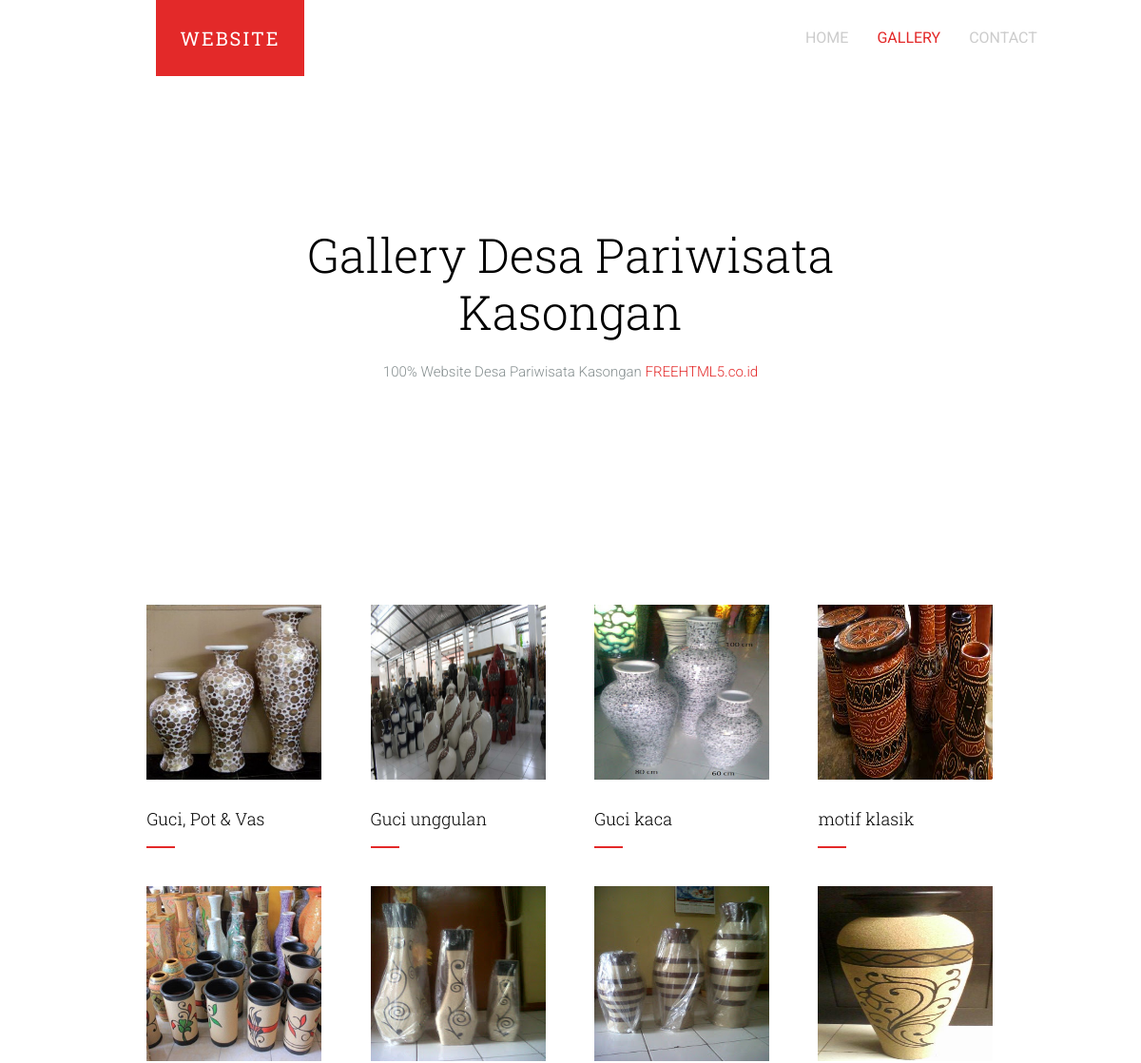
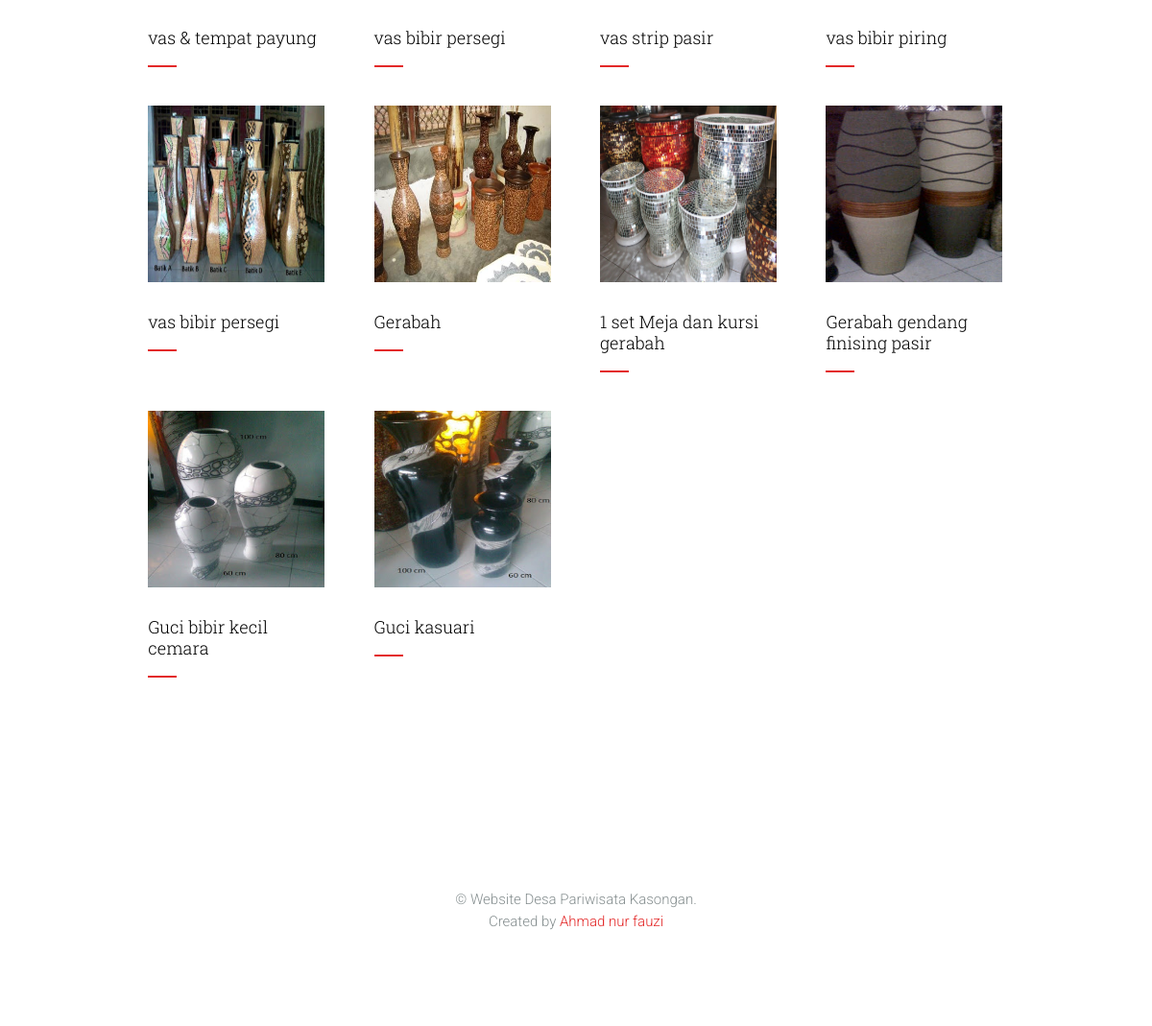
Page /Gallery.php on the committed database (2 pictures, top to bottom).
### tables this page shows
CREATE TABLE `galery` (
  `id` int(11) NOT NULL,
  `file` varchar(200) NOT NULL,
  `nama` text NOT NULL
);

### Gallery.php (the view, shortened to what this page needs)
<!DOCTYPE html>
<?php
include('koneksi.php');
?>
 <html class="no-js">
	<head>
	<link rel="stylesheet" href="css/animate.css">
	<link rel="stylesheet" href="css/icomoon.css">
	<link rel="stylesheet" href="css/simple-line-icons.css">
	<link rel="stylesheet" href="css/style.css">
	</head>
	<body>
<header id="fh5co-header" role="banner">
		<nav class="navbar navbar-default" role="navigation">
			<div class="container">
				<div class="row">
					<div class="col-md-10 col-md-offset-1">
						<div class="navbar-header">
						<a class="navbar-brand">Website</a>
						</div>
						<div id="fh5co-navbar" class="navbar-collapse collapse">
							<ul class="nav navbar-nav navbar-right">
								<li><a href="index.php"><span>Home <span class="border"></span></span></a></li>
								<li class="active"><a href="Gallery.php"><span>Gallery<span class="border"></span></span></a></li>
								<li><a href="Contact.php"><span>Contact<span class="border"></span></span></a></li>
							</ul>
						</div>
					</div>
				</div>
			</div>
		</nav>
	</header>
	<div id="fh5co-main">
		<div class="fh5co-intro text-center">
			<div class="container">
				<div class="row">
					<div class="col-md-8 col-md-offset-2">
						<h1 class="intro-lead">Gallery Desa Pariwisata Kasongan </h1>
						<p class="">100% Website Desa Pariwisata Kasongan <a target="_blank">FREEHTML5.co.id</a></p>
					</div>
				</div>
			</div>
		</div>
		<div id="fh5co-team">
			<div class="container">
				<div class="row">
					<div class="col-md-10 col-md-offset-1">
								<div class="col-md-3 col-sm-6 col-xs-6 col-xxs-12 fh5co-staff to-animate">
								<?php
                    $ambildata= mysqli_query($koneksi,"select * from galery where id ='1'");
                    $dtpost= mysqli_fetch_array($ambildata);?>
                  <figure>
				  <img src="admin/uploads/<?php echo $dtpost ['file']; ?>" alt="" class="" width="184px" height="184px">
				</figure>
				<h3><?php echo $dtpost['nama']; ?></h3>
			</div>
							<div class="col-md-3 col-sm-6 col-xs-6 col-xxs-12 fh5co-staff to-animate">
								<?php
                    $ambildata= mysqli_query($koneksi,"select * from galery where id ='2'");
                    $dtpost= mysqli_fetch_array($ambildata);?>
                  <figure>
				  <img src="admin/uploads/<?php echo $dtpost ['file']; ?>" alt="" class="" width="184px" height="184px">
				</figure>
				<h3><?php echo $dtpost['nama']; ?></h3>
			</div>
								<div class="col-md-3 col-sm-6 col-xs-6 col-xxs-12 fh5co-staff to-animate">
								<?php
                    $ambildata= mysqli_query($koneksi,"select * from galery where id ='3'");
                    $dtpost= mysqli_fetch_array($ambildata);?>
                  <figure>
				  <img src="admin/uploads/<?php echo $dtpost ['file']; ?>" alt="" class="" width="184px" height="184px">
				</figure>
				<h3><?php echo $dtpost['nama']; ?></h3>
			</div>
							<div class="col-md-3 col-sm-6 col-xs-6 col-xxs-12 fh5co-staff to-animate">
													<?php
                    $ambildata= mysqli_query($koneksi,"select * from galery where id ='4'");
                    $dtpost= mysqli_fetch_array($ambildata);?>
                  <figure>
				  <img src="admin/uploads/<?php echo $dtpost ['file']; ?>" alt="" class="" width="184px" height="184px">
				</figure>
				<h3><?php echo $dtpost['nama']; ?></h3>
			</div>
													<div class="col-md-3 col-sm-6 col-xs-6 col-xxs-12 fh5co-staff to-animate">
													<?php
                    $ambildata= mysqli_query($koneksi,"select * from galery where id ='5'");
                    $dtpost= mysqli_fetch_array($ambildata);?>
                  <figure>
				  <img src="admin/uploads/<?php echo $dtpost ['file']; ?>" alt="" class="" width="184px" height="184px">
				</figure>
				<h3><?php echo $dtpost['nama']; ?></h3>
			</div>
							<div class="col-md-3 col-sm-6 col-xs-6 col-xxs-12 fh5co-staff to-animate">
												<?php
                    $ambildata= mysqli_query($koneksi,"select * from galery where id ='6'");
                    $dtpost= mysqli_fetch_array($ambildata);?>
                  <figure>
				  <img src="admin/uploads/<?php echo $dtpost ['file']; ?>" alt="" class="" width="184px" height="184px">
				</figure>
				<h3><?php echo $dtpost['nama']; ?></h3>
			</div>
							<div class="col-md-3 col-sm-6 col-xs-6 col-xxs-12 fh5co-staff to-animate">
													<?php
                    $ambildata= mysqli_query($koneksi,"select * from galery where id ='7'");
                    $dtpost= mysqli_fetch_array($ambildata);?>
                  <figure>
				  <img src="admin/uploads/<?php echo $dtpost ['file']; ?>" alt="" class="" width="184px" height="184px">
				</figure>
				<h3><?php echo $dtpost['nama']; ?></h3>
			</div>
							<div class="col-md-3 col-sm-6 col-xs-6 col-xxs-12 fh5co-staff to-animate">
												<?php
                    $ambildata= mysqli_query($koneksi,"select * from galery where id ='8'");
                    $dtpost= mysqli_fetch_array($ambildata);?>
                  <figure>
				  <img src="admin/uploads/<?php echo $dtpost ['file']; ?>" alt="" class="" width="184px" height="184px">
				</figure>
				<h3><?php echo $dtpost['nama']; ?></h3>
			</div>
					<div class="col-md-3 col-sm-6 col-xs-6 col-xxs-12 fh5co-staff to-animate">
												<?php
                    $ambildata= mysqli_query($koneksi,"select * from galery where id ='9'");
                    $dtpost= mysqli_fetch_array($ambildata);?>
                  <figure>
				  <img src="admin/uploads/<?php echo $dtpost ['file']; ?>" alt="" class="" width="184px" height="184px">
				</figure>
				<h3><?php echo $dtpost['nama']; ?></h3>
			</div>
							<div class="col-md-3 col-sm-6 col-xs-6 col-xxs-12 fh5co-staff to-animate">
													<?php
                    $ambildata= mysqli_query($koneksi,"select * from galery where id ='10'");
                    $dtpost= mysqli_fetch_array($ambildata);?>
                  <figure>
				  <img src="admin/uploads/<?php echo $dtpost ['file']; ?>" alt="" class="" width="184px" height="184px">
				</figure>
				<h3><?php echo $dtpost['nama']; ?></h3>
			</div>
							<div class="col-md-3 col-sm-6 col-xs-6 col-xxs-12 fh5co-staff to-animate">
													<?php
                    $ambildata= mysqli_query($koneksi,"select * from galery where id ='11'");
                    $dtpost= mysqli_fetch_array($ambildata);?>
                  <figure>
				  <img src="admin/uploads/<?php echo $dtpost ['file']; ?>" alt="" class="" width="184px" height="184px">
				</figure>
				<h3><?php echo $dtpost['nama']; ?></h3>
			</div>
							<div class="col-md-3 col-sm-6 col-xs-6 col-xxs-12 fh5co-staff to-animate">
												<?php
                    $ambildata= mysqli_query($koneksi,"select * from galery where id ='12'");
                    $dtpost= mysqli_fetch_array($ambildata);?>
                  <figure>
				  <img src="admin/uploads/<?php echo $dtpost ['file']; ?>" alt="" class="" width="184px" height="184px">
				</figure>
				<h3><?php echo $dtpost['nama']; ?></h3>
			</div>
													<div class="col-md-3 col-sm-6 col-xs-6 col-xxs-12 fh5co-staff to-animate">
													<?php
                    $ambildata= mysqli_query($koneksi,"select * from galery where id ='13'");
                    $dtpost= mysqli_fetch_array($ambildata);?>
                  <figure>
				  <img src="admin/uploads/<?php echo $dtpost ['file']; ?>" alt="" class="" width="184px" height="184px">
				</figure>
				<h3><?php echo $dtpost['nama']; ?></h3>
			</div>
							<div class="col-md-3 col-sm-6 col-xs-6 col-xxs-12 fh5co-staff to-animate">
													<?php
                    $ambildata= mysqli_query($koneksi,"select * from galery where id ='14'");
                    $dtpost= mysqli_fetch_array($ambildata);?>
                  <figure>
				  <img src="admin/uploads/<?php echo $dtpost ['file']; ?>" alt="" class="" width="184px" height="184px">
				</figure>
				<h3><?php echo $dtpost['nama']; ?></h3>
			</div>
						</div>
					</div>
				</div>
			</div>
		</div>
	<footer id="fh5co-footer">
		<div class="container">
			<div class="row">
				<div class="col-md-10 col-md-offset-1 text-center">
					<p>&copy; Website Desa Pariwisata Kasongan. <br>Created by <a  target="_blank">Ahmad nur fauzi</a></p>
				</div>
			</div>
		</div>
	</footer>
	</body>
</html>

### rows in the picture
galery: file (picture), nama "Guci, Pot & Vas"
galery: file (picture), nama "Guci unggulan"
galery: file (picture), nama "Guci kaca"
galery: file (picture), nama "motif klasik"
galery: file (picture), nama "vas & tempat payung"
galery: file (picture), nama "vas bibir persegi"
galery: file (picture), nama "vas strip pasir"
galery: file (picture), nama "vas bibir piring"
galery: file (picture), nama "vas bibir persegi"
galery: file (picture), nama "Gerabah"
galery: file (picture), nama "1 set Meja dan kursi gerabah"
galery: file (picture), nama "Gerabah gendang finising pasir"
galery: file (picture), nama "Guci bibir kecil cemara"
galery: file (picture), nama "Guci kasuari"
